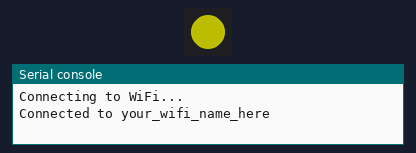
The program below on a simulated CircuitPython board. Shown: 1 RGB LEDs in strip order, left to right, the last lines printed to the serial console. Dim RGB values are drawn brighter than linear; web requests get an empty 200 reply after 0.4 s.

Above: at 1.7 s.
At 16.9 s:
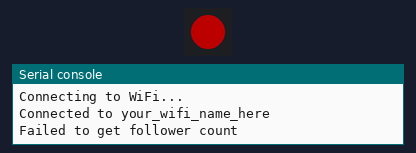
Timing chart, 0 to 41.0 s (numbered marks = the images above):
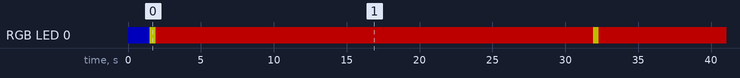

The program:

code.py
```python
import os
import gc
import ssl
import wifi
import time
import socketpool
import adafruit_requests
import board
import displayio
import framebufferio
import rgbmatrix
import terminalio
import neopixel
import adafruit_display_text.label


# Release any existing displays
displayio.release_displays()

# Initialize the status LED
pixel = neopixel.NeoPixel(board.NEOPIXEL, 1, brightness=0.3, auto_write=True)
pixel.fill((0, 0, 255))

# Initialize the RGB matrix
matrix = rgbmatrix.RGBMatrix(
    width=64, height=32, bit_depth=3,
    rgb_pins=[
        board.MTX_R1,
        board.MTX_G1,
        board.MTX_B1,
        board.MTX_R2,
        board.MTX_G2,
        board.MTX_B2
    ],
    addr_pins=[
        board.MTX_ADDRA,
        board.MTX_ADDRB,
        board.MTX_ADDRC,
        board.MTX_ADDRD
    ],
    clock_pin=board.MTX_CLK,
    latch_pin=board.MTX_LAT,
    output_enable_pin=board.MTX_OE
)

# Create the display using the RGB matrix
display = framebufferio.FramebufferDisplay(matrix)

# Configuration
TIKTOK_USERNAME = os.getenv('TIKTOK_USERNAME')
UPDATE_INTERVAL = 30  # seconds

# Connect to WiFi
print("Connecting to WiFi...")
wifi.radio.connect(os.getenv('CIRCUITPY_WIFI_SSID'), os.getenv('CIRCUITPY_WIFI_PASSWORD'))
print(f"Connected to {os.getenv('CIRCUITPY_WIFI_SSID')}")

# Initialize requests
pool = socketpool.SocketPool(wifi.radio)
context = ssl.create_default_context()
requests = adafruit_requests.Session(pool, context)

def get_follower_count(username):
    """Fetch follower count from TikTok profile page"""
    try:
        pixel.fill((255, 255, 0))  # Yellow while fetching
        headers = {
            'User-Agent': 'Mozilla/5.0 (Windows NT 10.0; Win64; x64) AppleWebKit/537.36'
        }
        url = f'https://www.tiktok.com/@{username}'
        response = requests.get(url, headers=headers)

        if response.status_code == 200:
            content = response.text
            follower_marker = '"followerCount":'
            if follower_marker in content:
                start_index = content.find(follower_marker) + len(follower_marker)
                end_index = content.find(",", start_index)
                if end_index != -1:
                    followers = int(content[start_index:end_index].strip())
                    pixel.fill((0, 255, 0))  # Green on success
                    return followers
        pixel.fill((255, 0, 0))  # Red on error
        return None
    except Exception as e:
        print(f"Error fetching followers: {e}")
        pixel.fill((255, 0, 0))  # Red on error
        return None
    finally:
        try:
            response.close()
        except:
            pass
        gc.collect()  # Added garbage collection

def format_number(num):
    """Format large numbers in a display-friendly way"""
    if num >= 1000000:
        return f"{num/1000000:.1f}M"
    elif num >= 100000:
        return f"{num/100000:.1f}K"
    return str(num)

def update_display(followers):
    """Update the Matrix display with new follower count"""
    group = displayio.Group()

    # Load the background bitmap
    background = displayio.OnDiskBitmap("/frame.bmp")
    bg_sprite = displayio.TileGrid(background, pixel_shader=background.pixel_shader)
    group.append(bg_sprite)

    # Create the follower count label
    label2 = adafruit_display_text.label.Label(
        terminalio.FONT,
        color=0xFF9500,
        text=format_number(followers)
    )
    # Center the follower count
    label2.anchor_point = (0.5, 0.5)
    label2.anchored_position = (48, 24)

    group.append(label2)
    display.root_group = group

# Main loop
while True:
    try:
        count = get_follower_count(TIKTOK_USERNAME)
        if count:
            update_display(count)
            print(f"Updated display with {count} followers")
        else:
            print("Failed to get follower count")
        time.sleep(UPDATE_INTERVAL)
    except Exception as Error:
        print(Error)
        time.sleep(10)
        gc.collect()
        time.sleep(5)
        microcontroller.reset()  # Reset on critical errors
```

Measured:
- by itself, RGB LED 0: repeats every 30.4 s: RGB(76, 76, 0) 0.40 s, RGB(76, 0, 0) 30.0 s
